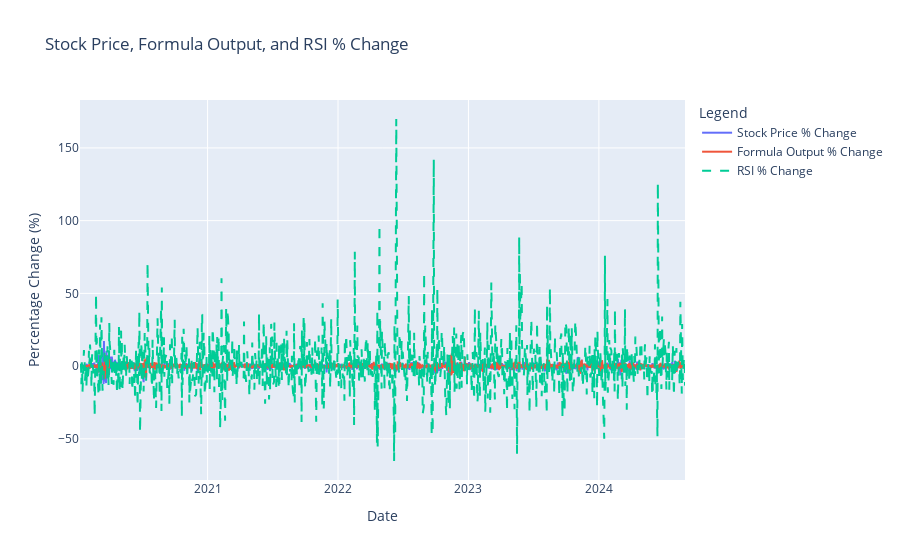

Notebook code for this chart:
### Code cell
import os
import random
import pandas as pd
import numpy as np
import plotly.graph_objects as go

# Load the original data and prepare it, including lag features
def load_random_stock_data(input_directory):
    """
    Load a random .parquet file from the specified input directory and generate the necessary lag features.
    """
    # List all files in the directory
    all_files = [f for f in os.listdir(input_directory) if f.endswith('.parquet')]
    
    # Randomly select one file
    selected_file = random.choice(all_files)
    
    # Load the parquet file
    file_path = os.path.join(input_directory, selected_file)
    df = pd.read_parquet(file_path)
    
    # Ensure the 'Date' column is of datetime type
    if 'Date' not in df.columns and df.index.name == 'Date':
        df = df.reset_index()
    df['Date'] = pd.to_datetime(df['Date'])
    
    # Retain only the OHLCV columns
    df = df[['Date', 'Open', 'High', 'Low', 'Close', 'Volume']]
    
    # Generate lag features for 'High', 'Low', and 'Volume'
    for col in ['High', 'Low', 'Volume']:
        lag_times = [1, 2, 3] if col == 'Volume' else [2, 5]
        for lag in lag_times:
            df[f'{col}_Lag{lag}'] = df[col].shift(lag)

    # Drop rows with NaN values (as these arise from lagging)
    df = df.dropna()

    print(f"Loaded and prepared file: {selected_file}")
    
    return df

# Example custom function (translated formula from logs)
def translated_formula(df):
    """
    Example of a translated formula from logs.
    Formula: div(Low_Lag2, add(High_Lag2, div(div(0.791, Low), High)))
    Translated into Python below.
    """
    #    1st    result = df['Low_Lag2'] / (df['High_Lag2'] + ((0.791 / df['Low']) / df['High']))

    #result = abs(-0.982) - (df['Low_Lag2'] / df['High_Lag2']) / (df['High'] / df['Low'])



    #result = (df['Low'] / df['High']) + abs(df['Low_Lag5'] / df['High_Lag5'])
    result = (abs(df['Low_Lag2'] / df['High_Lag2'])) / ((df['High_Lag5'] / df['Low_Lag5']) / -0.2831)

    return result


def calculate_rsi(df, window=14):
    """
    Calculate the Relative Strength Index (RSI) for the given dataframe.
    RSI is a momentum indicator that measures the speed and change of price movements.
    """
    delta = df['Close'].diff()  # Difference between consecutive close prices
    gain = np.where(delta > 0, delta, 0)  # Gains (only positive price changes)
    loss = np.where(delta < 0, -delta, 0)  # Losses (absolute value of negative price changes)

    # Calculate average gain and loss over the window period
    avg_gain = pd.Series(gain).rolling(window=window, min_periods=1).mean()
    avg_loss = pd.Series(loss).rolling(window=window, min_periods=1).mean()

    # Calculate the relative strength (RS)
    rs = avg_gain / avg_loss

    # Calculate RSI using the formula: 100 - (100 / (1 + RS))
    rsi = 100 - (100 / (1 + rs))

    return rsi



# Function to plot stock price percentage changes, formula output percentage changes, and RSI using Plotly
def plot_stock_formula_and_rsi(df, formula):
    """
    Plot stock price percentage changes, formula output percentage changes, and RSI using Plotly.
    Calculate and print concordance between stock price and formula output.
    """
    # Apply the custom formula to the stock data
    transformed_data = formula(df)

    # Calculate percentage change for stock price ('Close') and formula output
    df['Close_Pct_Change'] = df['Close'].pct_change() * 100  # Convert to percentage
    formula_pct_change = transformed_data.pct_change() * 100  # Convert to percentage

    # Calculate RSI and its percentage change
    df['RSI'] = calculate_rsi(df)
    rsi_pct_change = df['RSI'].pct_change() * 100  # Convert to percentage

    # Drop NaN values that arise from pct_change and RSI calculation
    df = df.dropna(subset=['Close_Pct_Change', 'RSI'])
    formula_pct_change = formula_pct_change.dropna()
    rsi_pct_change = rsi_pct_change.dropna()

    # Reindex stock_pct_change to align with the index of formula_pct_change
    stock_pct_change = df['Close_Pct_Change'].reindex(formula_pct_change.index)

    # Calculate concordance for the stock price and the formula output
    stock_up = stock_pct_change > 0  # Stock price is going up
    formula_up = formula_pct_change > 0    # Formula output is going up

    concordant = (stock_up == formula_up).sum()  # Number of times they move together
    total = len(stock_up)                        # Total number of observations
    concordance_percentage = (concordant / total) * 100  # Calculate percentage of concordance

    # Print the concordance percentage
    print(f"Concordance (moving together) between stock and formula: {round(concordance_percentage, 2)}%")

    # Create the plot
    fig = go.Figure()

    # Add stock price percentage change trace
    fig.add_trace(go.Scatter(x=df['Date'], y=df['Close_Pct_Change'], mode='lines', name='Stock Price % Change'))

    # Add formula output percentage change trace
    fig.add_trace(go.Scatter(x=df['Date'], y=formula_pct_change, mode='lines', name='Formula Output % Change'))

    # Add RSI percentage change trace
    fig.add_trace(go.Scatter(x=df['Date'], y=rsi_pct_change, mode='lines', name='RSI % Change', line=dict(dash='dash')))

    # Update layout for better visualization
    fig.update_layout(
        title="Stock Price, Formula Output, and RSI % Change",
        xaxis_title="Date",
        yaxis_title="Percentage Change (%)",
        legend_title="Legend",
        hovermode="x unified"
    )

    # Show the plot
    fig.show()

# Define the directory with stock market data files
input_directory = 'Data/PriceData'

# Load a random stock data sample
df = load_random_stock_data(input_directory)

# Plot the stock data along with the translated formula output and RSI
plot_stock_formula_and_rsi(df, translated_formula)

### Figure 1 — Plotly figure (JSON) as saved in the notebook; plotly's stock layout.template omitted (floating-point values rounded to 4 significant figures; data arrays with more than 128 entries replaced by an {"elided": "..."} marker saying what was removed)
{"data": [{"mode": "lines", "name": "Stock Price % Change", "type": "scatter", "x": {"elided": "1167 str values"}, "y": {"elided": "1167 float values"}}, {"mode": "lines", "name": "Formula Output % Change", "type": "scatter", "x": {"elided": "1167 str values"}, "y": {"elided": "1172 float values"}}, {"line": {"dash": "dash"}, "mode": "lines", "name": "RSI % Change", "type": "scatter", "x": {"elided": "1167 str values"}, "y": {"elided": "1172 float values"}}], "layout": {"hovermode": "x unified", "legend": {"title": {"text": "Legend"}}, "title": {"text": "Stock Price, Formula Output, and RSI % Change"}, "xaxis": {"title": {"text": "Date"}}, "yaxis": {"title": {"text": "Percentage Change (%)"}}}}
